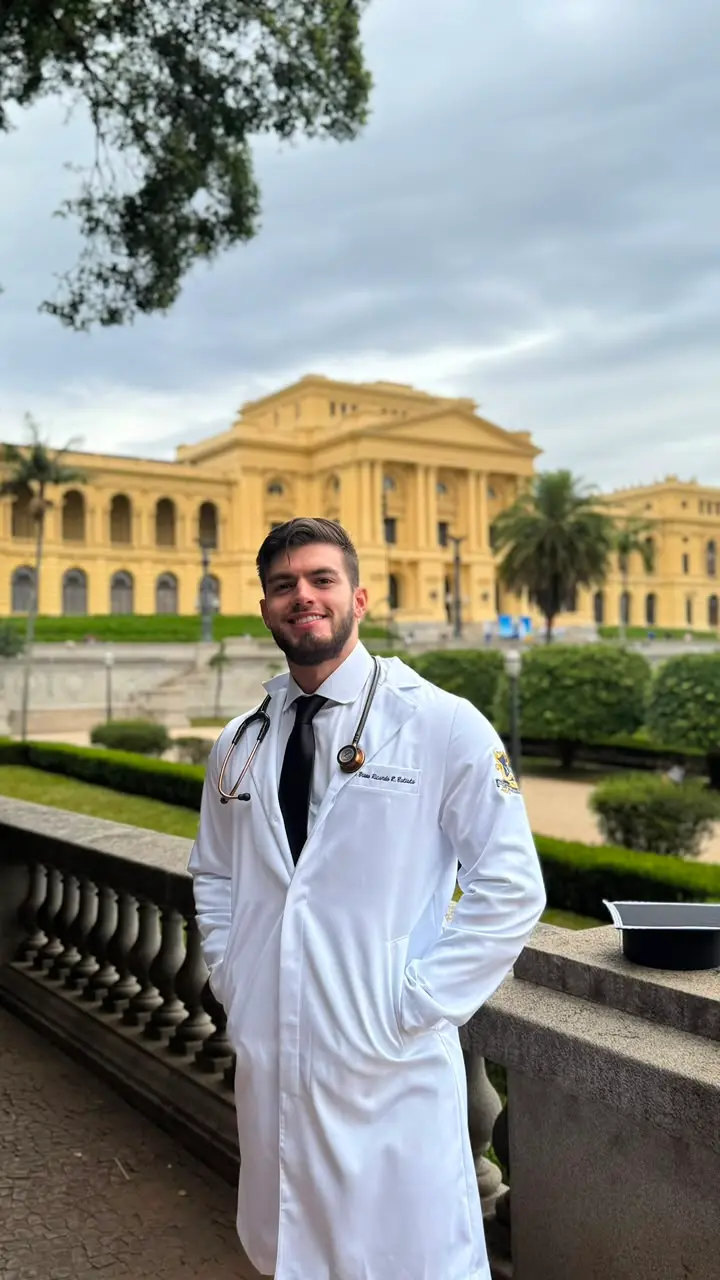
#> input picture design/imagemDoutorBruno.webp, 720 x 1280 px, found by its file name; the run also reads 1 picture not shown here
$ python gerar-og-image.py
#> lines starting #> are read from the running program, lines starting #| are printed output that depends on the picture
"""Gera public/og-image.jpg (1200 × 630): a imagem que aparece ao compartilhar o site no
WhatsApp, Instagram, Facebook e LinkedIn.

Usa as fontes da marca direto do node_modules (Anek Latin e Raleway) e a foto do Dr. Bruno.
Toda peça de divulgação médica precisa trazer nome e CRM (Res. CFM 2.336/2023), por isso o rodapé.

Requisitos: pip install pillow fonttools brotli
Uso (na raiz do projeto): python3 design/og/gerar-og-image.py
"""
import io

from fontTools.ttLib import TTFont
from PIL import Image, ImageDraw, ImageFilter, ImageFont

CRM = 'CRM-SP 279822'  # manter igual a site.doctor.crm em src/config/site.ts

W, H = 1200, 630
GOLD = (240, 206, 128)
WHITE = (255, 255, 255)
SOFT = (201, 207, 219)


def font(woff2, size, axes):
    """Converte o woff2 variável para TTF em memória e aplica os eixos (ex.: peso e largura)."""
    f = TTFont(woff2)
    f.flavor = None
    buf = io.BytesIO()
    f.save(buf)
    buf.seek(0)
    ft = ImageFont.truetype(buf, size)
    ft.set_variation_by_axes(axes)
    return ft


ANEK = 'node_modules/@fontsource-variable/anek-latin/files/anek-latin-latin-standard-normal.woff2'
RALE = 'node_modules/@fontsource-variable/raleway/files/raleway-latin-wght-normal.woff2'

img = Image.new('RGB', (W, H), (0, 0, 0))
#> img: PIL image 1200x630 RGB; every value is 0

# brilho navy atrás da foto
glow = Image.new('RGB', (W, H), (0, 0, 0))
ImageDraw.Draw(glow).ellipse([620, 180, 1320, 900], fill=(35, 54, 92))
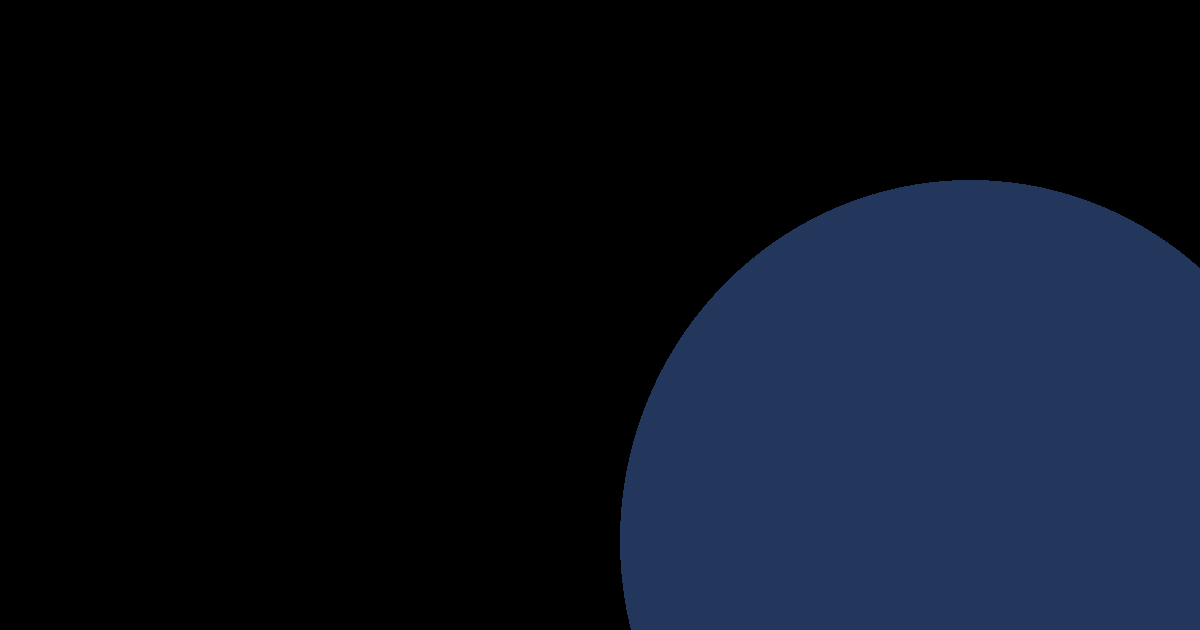
#> glow: PIL image 1200x630 RGB; mean R, G, B 10.5, 16.2, 27.6
img = Image.blend(img, glow.filter(ImageFilter.GaussianBlur(140)), 0.9)
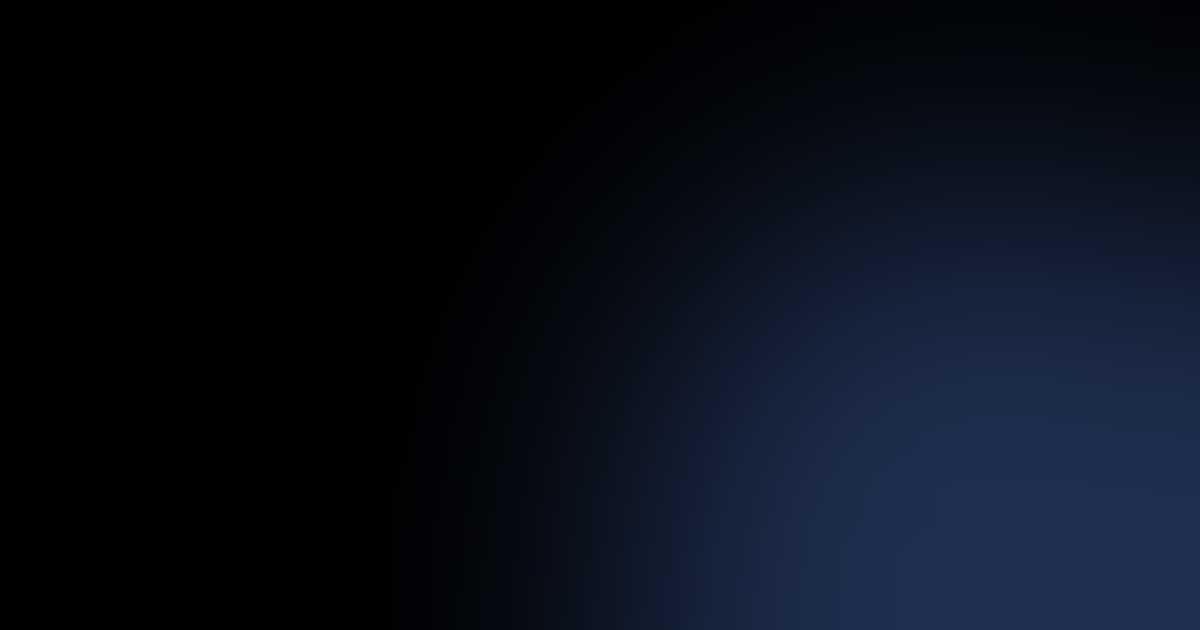
#> img: PIL image 1200x630 RGB; mean R, G, B 9, 14, 24.1

# foto do médico em moldura em arco, sangrando pela base
px, py, pw = 800, 58, 330
ph = H - py
src = Image.open('design/imagemDoutorBruno.webp').convert('RGB')
#> src is the input picture: PIL image 720x1280 RGB; mean R, G, B 142.4, 144.1, 136.1
crop_w = 470
crop_h = round(crop_w * ph / pw)
cx = 365
foto = src.crop((cx - crop_w // 2, 420, cx + crop_w // 2, 420 + crop_h)).resize((pw, ph), Image.LANCZOS)
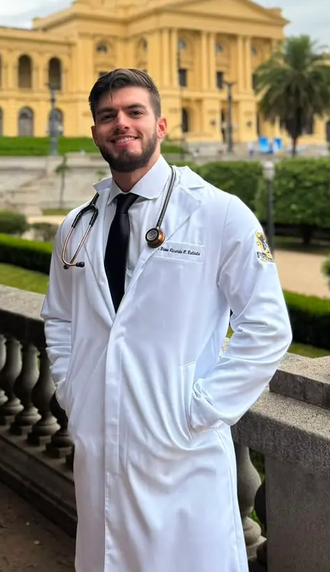
#> foto: PIL image 330x572 RGB; mean R, G, B 145.4, 140.5, 128.9
mask = Image.new('L', (pw, ph), 0)
#> mask: PIL image 330x572 L; every value is 0
md = ImageDraw.Draw(mask)
md.rectangle([0, pw // 2, pw, ph], fill=255)
md.ellipse([0, 0, pw - 1, pw - 1], fill=255)
img.paste(foto, (px, py), mask)
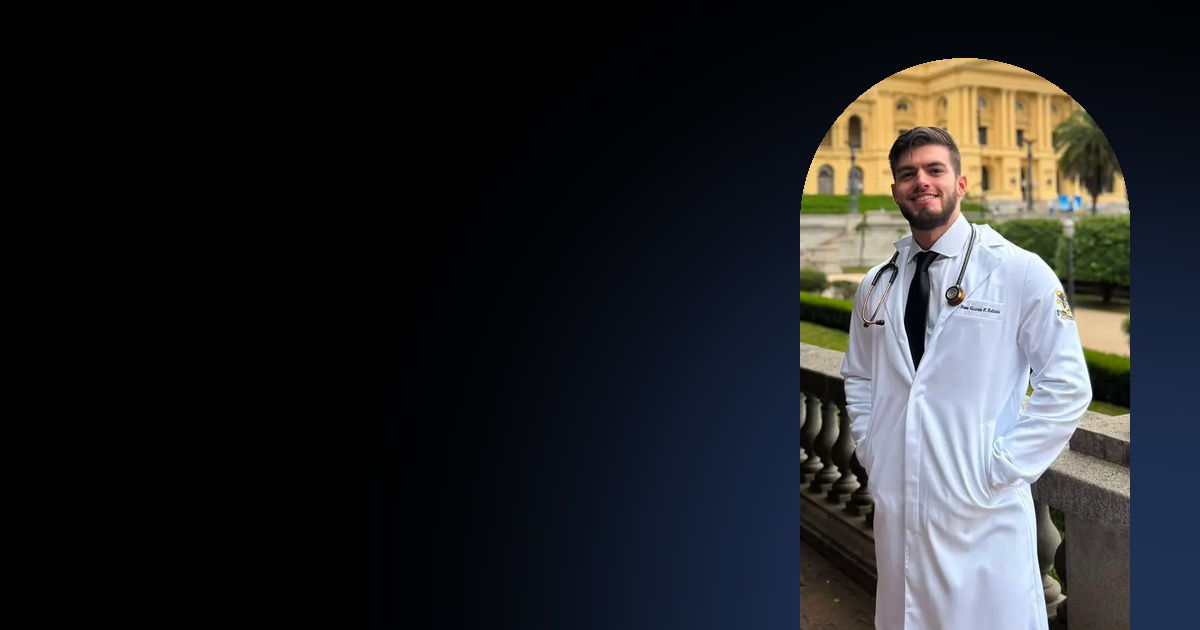
#> img: PIL image 1200x630 RGB; mean R, G, B 37.2, 38.4, 40.4

d = ImageDraw.Draw(img)
x0 = 70

# marca: monograma + VITTA PERFORMANCE com espaçamento largo
mono = Image.open('src/assets/monograma.png').convert('RGBA')
mono.thumbnail((40, 40), Image.LANCZOS)
#> mono: PIL image 38x40 RGBA
img.paste(mono, (x0, 62), mono)
f_brand = font(RALE, 17, [500])
#> (the run stopped early here; a loop or call above may not have finished)
